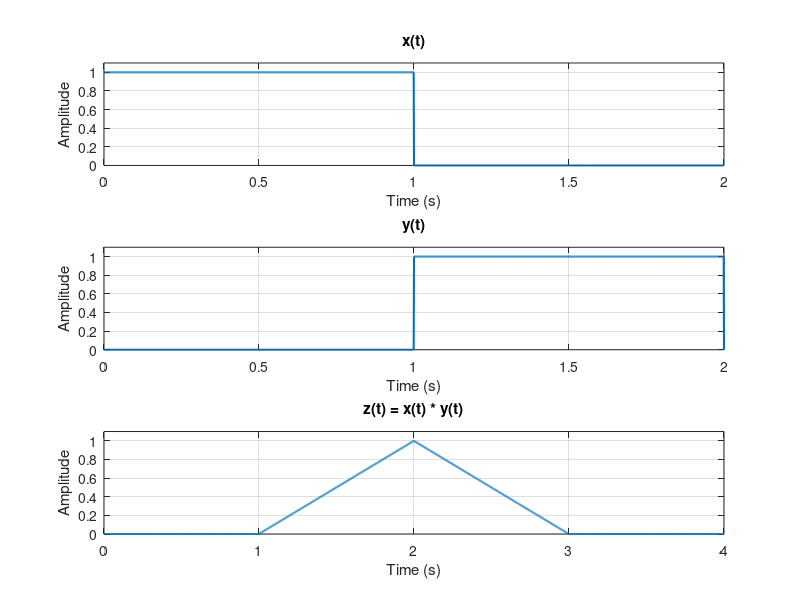

Source code (MATLAB):
%% *Basics of Signal Processing - Convolution Operator*
%% Clear the workspace
close all;
clear;
clc;

%% Convolution Operator
% The convolution operator is a very important operator in signal processing.
% It is used to filter signals and to find the impulse response of systems.
% The convolution of two signals $x(t)$ and $y(t)$ is defined as
%
% $$x(t) * y(t) = \int_{-\infty}^{\infty} x(\tau) y(t-\tau) d\tau$$
%
% * The convolution operator is commutative, i.e. $x(t) * y(t) = y(t) * x(t)$.
% * It is also associative, i.e. $(x(t) * y(t)) * z(t) = x(t) * (y(t) * z(t))$.
% * The convolution operator is linear, i.e. $a x(t) * y(t) + b z(t) * y(t) = a (x(t) + b z(t)) * y(t)$.
%
% The convolution operator is implemented in MATLAB as |conv|.
% The following example shows the convolution of two rectangular pulses.
fs = 1000; % Sampling frequency
Ts = 1 / fs; % Sampling time
t = 0:Ts:2; % Time axis
xt = rectpuls(t - 0.5, 1); % Rectangular pulse x(t)
yt = rectpuls(t - 1.5, 1); % Rectangular pulse y(t)
zt = conv(xt, yt) * Ts; % Convolution of xt and yt
tz = 0:Ts:4; % Time axis
figure('Name', 'Convolution Operator');
subplot(3, 1, 1);
plot(t, xt, 'LineWidth', 1.5);
title('x(t)');
xlabel('Time (s)');
ylabel('Amplitude');
ylim([0 1.1]);
grid on;
subplot(3, 1, 2);
plot(t, yt, 'LineWidth', 1.5);
title('y(t)');
xlabel('Time (s)');
ylabel('Amplitude');
ylim([0 1.1]);
grid on;
subplot(3, 1, 3);
plot(tz, zt, 'LineWidth', 1.5);
title('z(t) = x(t) * y(t)');
xlabel('Time (s)');
ylabel('Amplitude');
ylim([0 1.1]);
grid on;
